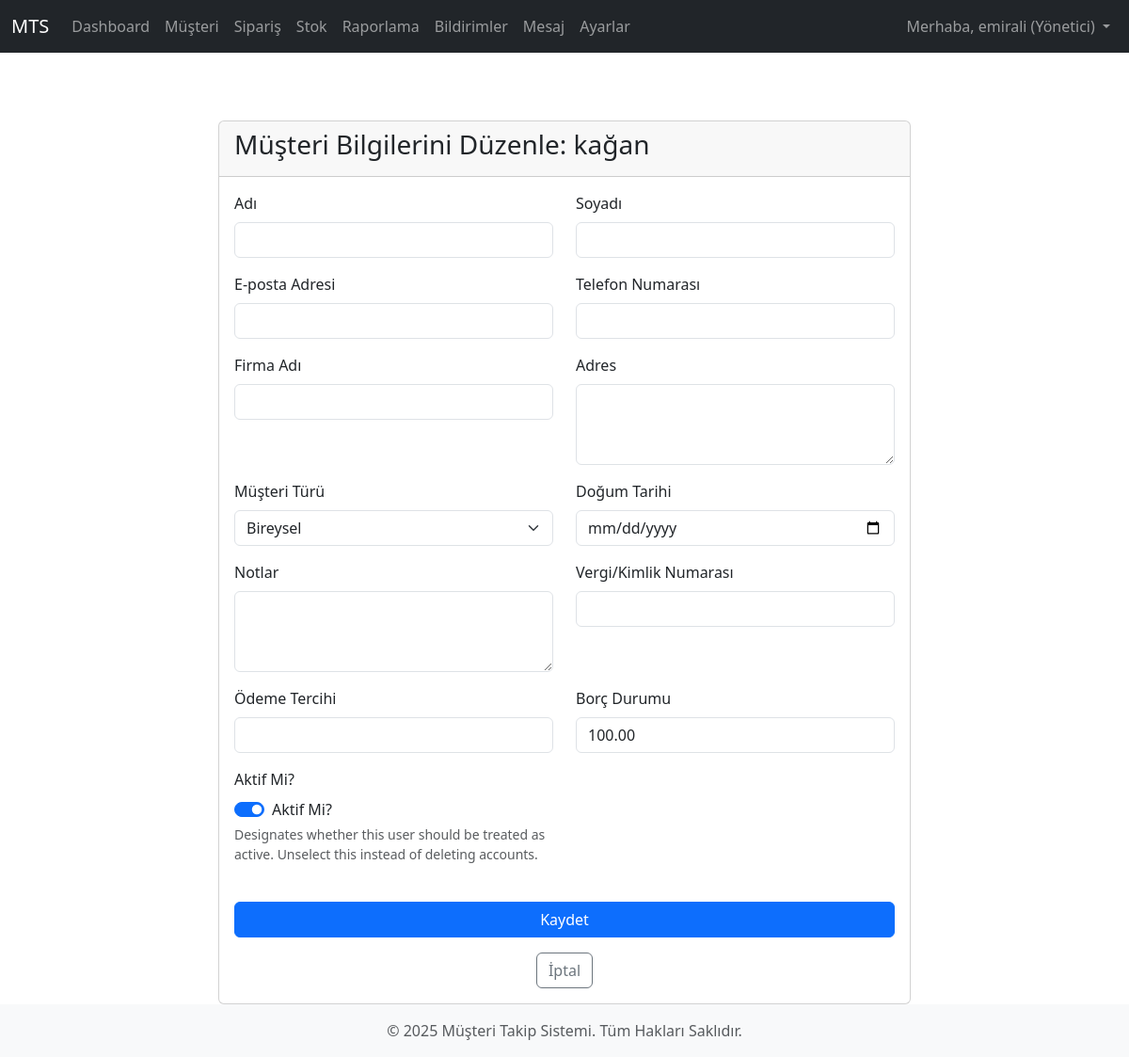
The page /customers/2/edit/ (signed in) on the database its author committed.
### core/models.py (models this page shows, shortened)
class User(AbstractUser):
    USER_TYPE_CHOICES = (
        ("admin", "Yönetici"),
        ("personnel", "Personel"),
        ("customer", "Müşteri"),
    )
    user_type = models.CharField(
        max_length=20,
        choices=USER_TYPE_CHOICES,
        default="customer",
        verbose_name="Kullanıcı Tipi"
    )
    phone_number = models.CharField(
        max_length=15,
        blank=True,
        null=True,
        verbose_name="Telefon Numarası"
    )
    company_name = models.CharField(
        max_length=100,
        blank=True,
        null=True,
        verbose_name="Firma Adı"
    )
    address = models.TextField(
        blank=True,
        null=True,
        verbose_name="Adres"
    )
    customer_segment = models.CharField(
        max_length=20,
        choices=[('individual', 'Bireysel'), ('corporate', 'Kurumsal')],
        blank=True,
        null=True,
        verbose_name="Müşteri Segmenti"
    )
    date_of_birth = models.DateField(
        blank=True,
        null=True,
        verbose_name="Doğum Tarihi"
    )
    notes = models.TextField(
        blank=True,
        null=True,
        verbose_name="Notlar"
    )
    tax_id_number = models.CharField(
        max_length=20,
        blank=True,
        null=True,
        verbose_name="Vergi/Kimlik Numarası"
    )
    payment_preference = models.CharField(
        max_length=50,
        blank=True,
        null=True,
        verbose_name="Ödeme Tercihi"
    )
    debt_status = models.DecimalField(
        max_digits=10,
        decimal_places=2,
        default=0.00,
        verbose_name="Borç Durumu"
    )
    def is_admin(self):
        return self.user_type == "admin"
    def is_personnel(self):
        return self.user_type == "personnel"
    def is_customer(self):
        return self.user_type == "customer"
    def get_user_type_display(self):
        return dict(self.USER_TYPE_CHOICES).get(self.user_type)

### customers/views.py (the view, shortened to what this page needs)
# urls.py: path('<int:pk>/edit/', views.CustomerUpdateView.as_view(), name='customer_edit'),
class CustomerUpdateView(PersonnelRequiredMixin, UpdateView):
    model = User
    form_class = CustomerEditForm
    template_name = 'customers/customer_form.html'
    context_object_name = 'customer'
    pk_url_kwarg = 'pk'
    def get_queryset(self):
        return User.objects.filter(user_type='customer')

### customers/forms.py (shortened to what this page needs)
class CustomerEditForm(forms.ModelForm):
    class Meta:
        model = User
        fields = [
            'first_name', 'last_name', 'email', 'phone_number',
            'company_name', 'address', 'customer_segment', 'date_of_birth',
            'notes', 'tax_id_number', 'payment_preference', 'debt_status',
            'is_active' # Müşteriyi pasife almak için 'is_active' alanı
        ]
        labels = {
            'first_name': 'Adı',
            'last_name': 'Soyadı',
            'email': 'E-posta Adresi',
            'phone_number': 'Telefon Numarası',
            'company_name': 'Firma Adı',
            'address': 'Adres',
            'customer_segment': 'Müşteri Türü',
            'date_of_birth': 'Doğum Tarihi',
            'notes': 'Notlar',
            'tax_id_number': 'Vergi/Kimlik Numarası',
            'payment_preference': 'Ödeme Tercihi',
            'debt_status': 'Borç Durumu',
            'is_active': 'Aktif Mi?'
        }
        widgets = {
            'address': forms.Textarea(attrs={'rows': 3}),
            'date_of_birth': forms.DateInput(attrs={'type': 'date'}),
            'notes': forms.Textarea(attrs={'rows': 3})
        }

### core/views.py (called while the page is built)
    def test_func(self):
        return self.request.user.is_authenticated and (self.request.user.is_personnel() or self.request.user.is_admin())

### templates/customers/customer_form.html (shortened to what this page needs)
{% extends 'base.html' %}
{% load static %}
{% load widget_tweaks %}
{% block content %}
<div class="row justify-content-center">
    <div class="col-md-8">
        <div class="card mt-5">
            <div class="card-header">
                <h3>{% if customer %}Müşteri Bilgilerini Düzenle: {{ customer.get_full_name|default:customer.username }}{% else %}Yeni Müşteri Ekle{% endif %}</h3>
            </div>
            <div class="card-body">
                <form method="post">
                    <div class="row">
                        {% for field in form %}
                            <div class="col-md-6 mb-3">
                                <label for="{{ field.id_for_label }}" class="form-label">{{ field.label }}</label>
                                {% if field.field.widget.input_type == 'checkbox' %}
                                    <div class="form-check form-switch">
                                        {% render_field field class="form-check-input" %}
                                        <label class="form-check-label" for="{{ field.id_for_label }}">{{ field.label }}</label>
                                    </div>
                                {% elif field.field.widget.input_type == 'select' %}
                                    {% render_field field class="form-select" %}
                                {% else %}
                                    {% render_field field class="form-control" %}
                                {% endif %}
                                {% if field.help_text %}
                                    <div class="form-text text-muted">{{ field.help_text }}</div>
                                {% endif %}
                            </div>
                        {% endfor %}
                    </div>
                    <div class="d-grid mt-4">
                        <button type="submit" class="btn btn-primary">Kaydet</button>
                    </div>
                </form>
                <div class="mt-3 text-center">
                    {% if customer %}
                        <a href="{% url 'customers:customer_detail' pk=customer.pk %}" class="btn btn-outline-secondary">İptal</a>
                    {% else %}
                        <a href="{% url 'customers:customer_list' %}" class="btn btn-outline-secondary">İptal</a>
                    {% endif %}
                </div>
            </div>
        </div>
    </div>
</div>
{% endblock %}

### templates/base.html (shortened to what this page needs)
{% load static %}
<!DOCTYPE html>
<html lang="tr">
<head>
    <link href="https://cdn.jsdelivr.net/npm/bootstrap@5.3.3/dist/css/bootstrap.min.css" rel="stylesheet">
    <link rel="stylesheet" href="https://cdnjs.cloudflare.com/ajax/libs/font-awesome/6.0.0-beta3/css/all.min.css">
</head>
<body>
    <nav class="navbar navbar-expand-lg navbar-dark bg-dark">
        <div class="container-fluid">
            <a class="navbar-brand" href="{% url 'home' %}">MTS</a>
            <div class="collapse navbar-collapse" id="navbarNav">
                <ul class="navbar-nav me-auto mb-2 mb-lg-0">
                    {% if user.is_authenticated %}
                        {% if user.is_admin %}
                            <li class="nav-item">
                                <a class="nav-link" href="{% url 'dashboard:admin_dashboard' %}">Dashboard</a>
                            </li>
                        {% endif %}
                        {% if user.is_personnel or user.is_admin %}
                            <li class="nav-item">
                                <a class="nav-link" href="{% url 'customers:customer_list' %}">Müşteri</a>
                            </li>
                            <li class="nav-item">
                                <a class="nav-link" href="{% url 'orders:order_list' %}">Sipariş</a>
                            </li>
                            <li class="nav-item">
                                <a class="nav-link" href="{% url 'stock:product_list' %}">Stok</a>
                            </li>
                            <li class="nav-item">
                                <a class="nav-link" href="{% url 'reports:report_list' %}">Raporlama</a>
                            </li>
                        {% endif %}
                        <li class="nav-item">
                            <a class="nav-link" href="{% url 'notifications:user_notifications' %}">Bildirimler</a>
                        </li>
                        <li class="nav-item">
                            <a class="nav-link" href="{% url 'messages_app:message_list' %}">Mesaj</a>
                        </li>
                        <li class="nav-item">
                            <a class="nav-link" href="{% url 'settings_app:theme_settings' %}">Ayarlar</a>
                        </li>
                    {% endif %}
                </ul>
                <ul class="navbar-nav">
                    {% if user.is_authenticated %}
                        <li class="nav-item dropdown">
                            <a class="nav-link dropdown-toggle" href="#" id="navbarDropdown" role="button" data-bs-toggle="dropdown" aria-expanded="false">
                                Merhaba, {{ user.get_full_name|default:user.username }} ({{ user.get_user_type_display }})
                            </a>
                        </li>
                    {% endif %}
                </ul>
            </div>
        </div>
    </nav>
    <main class="container mt-4">
        {% block content %}{% endblock %}
    </main>
    <footer class="footer mt-auto py-3 bg-light">
        <div class="container text-center">
            <span class="text-muted">© 2025 Müşteri Takip Sistemi. Tüm Hakları Saklıdır.</span>
        </div>
    </footer>
</body>
</html>

### rows shown on the page
User: get_full_name "emirali", user_type "Yönetici"
User: get_full_name "kağan", customer_segment "Bireysel", debt_status "100.00", is_active "☑"

### other values the page prints
{{ field.label }} "Adı" "Soyadı" "E-posta Adresi" "Telefon Numarası" "Firma Adı" "Adres" "Müşteri Türü" "Doğum Tarihi" "Notlar" "Vergi/Kimlik Numarası" "Ödeme Tercihi" "Borç Durumu" "Aktif Mi?"
{{ field.label }} "Aktif Mi?"
{{ field.help_text }} "Designates whether this user should be treated as active. Unselect this instead of deleting accounts."
